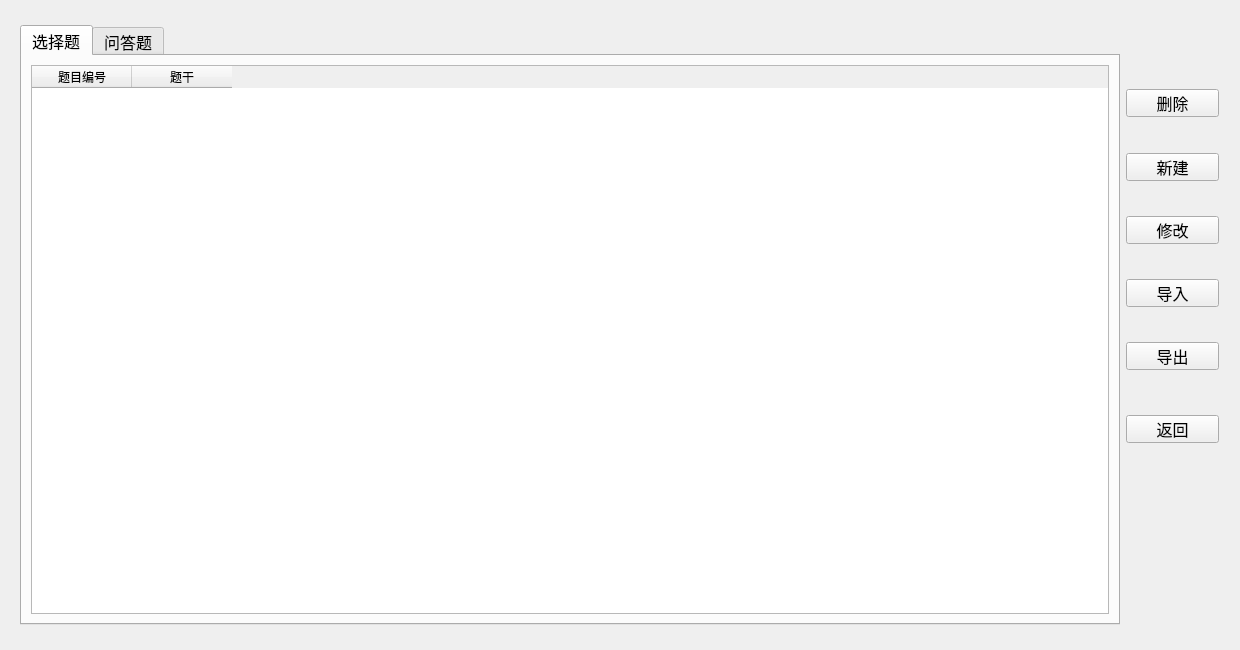
<?xml version="1.0" encoding="UTF-8"?>
<ui version="4.0">
 <class>QuestionsManageUI</class>
 <widget class="QWidget" name="QuestionsManageUI">
  <property name="windowModality">
   <enum>Qt::WindowModal</enum>
  </property>
  <property name="enabled">
   <bool>true</bool>
  </property>
  <property name="geometry">
   <rect>
    <x>0</x>
    <y>0</y>
    <width>1240</width>
    <height>650</height>
   </rect>
  </property>
  <property name="sizePolicy">
   <sizepolicy hsizetype="Preferred" vsizetype="Preferred">
    <horstretch>0</horstretch>
    <verstretch>0</verstretch>
   </sizepolicy>
  </property>
  <property name="minimumSize">
   <size>
    <width>1240</width>
    <height>650</height>
   </size>
  </property>
  <property name="maximumSize">
   <size>
    <width>1240</width>
    <height>650</height>
   </size>
  </property>
  <property name="focusPolicy">
   <enum>Qt::NoFocus</enum>
  </property>
  <property name="windowTitle">
   <string>添加试题界面</string>
  </property>
  <property name="whatsThis">
   <string/>
  </property>
  <property name="layoutDirection">
   <enum>Qt::LeftToRight</enum>
  </property>
  <layout class="QGridLayout" name="gridLayout">
   <item row="0" column="0">
    <layout class="QHBoxLayout" name="horizontalLayout_3">
     <item>
      <widget class="QTabWidget" name="tabWidget_2">
       <property name="sizePolicy">
        <sizepolicy hsizetype="Fixed" vsizetype="Fixed">
         <horstretch>0</horstretch>
         <verstretch>0</verstretch>
        </sizepolicy>
       </property>
       <property name="minimumSize">
        <size>
         <width>1100</width>
         <height>0</height>
        </size>
       </property>
       <property name="maximumSize">
        <size>
         <width>1100</width>
         <height>600</height>
        </size>
       </property>
       <property name="font">
        <font>
         <pointsize>12</pointsize>
        </font>
       </property>
       <property name="currentIndex">
        <number>0</number>
       </property>
       <property name="iconSize">
        <size>
         <width>30</width>
         <height>30</height>
        </size>
       </property>
       <widget class="QWidget" name="tab_3">
        <attribute name="title">
         <string>选择题</string>
        </attribute>
        <layout class="QHBoxLayout" name="horizontalLayout">
         <item>
          <widget class="QTableWidget" name="obTable">
           <property name="maximumSize">
            <size>
             <width>1150</width>
             <height>16777215</height>
            </size>
           </property>
           <property name="verticalScrollBarPolicy">
            <enum>Qt::ScrollBarAsNeeded</enum>
           </property>
           <property name="editTriggers">
            <set>QAbstractItemView::NoEditTriggers</set>
           </property>
           <property name="sortingEnabled">
            <bool>true</bool>
           </property>
           <attribute name="horizontalHeaderCascadingSectionResizes">
            <bool>true</bool>
           </attribute>
           <attribute name="horizontalHeaderDefaultSectionSize">
            <number>100</number>
           </attribute>
           <attribute name="horizontalHeaderMinimumSectionSize">
            <number>20</number>
           </attribute>
           <attribute name="verticalHeaderStretchLastSection">
            <bool>false</bool>
           </attribute>
           <column>
            <property name="text">
             <string>题目编号</string>
            </property>
           </column>
           <column>
            <property name="text">
             <string>题干</string>
            </property>
           </column>
          </widget>
         </item>
        </layout>
       </widget>
       <widget class="QWidget" name="tab_4">
        <attribute name="title">
         <string>问答题</string>
        </attribute>
        <layout class="QHBoxLayout" name="horizontalLayout_2">
         <item>
          <widget class="QTableWidget" name="subTable">
           <property name="editTriggers">
            <set>QAbstractItemView::NoEditTriggers</set>
           </property>
           <property name="sortingEnabled">
            <bool>true</bool>
           </property>
           <column>
            <property name="text">
             <string>题目编号</string>
            </property>
           </column>
           <column>
            <property name="text">
             <string>题干</string>
            </property>
           </column>
          </widget>
         </item>
        </layout>
       </widget>
      </widget>
     </item>
     <item>
      <layout class="QVBoxLayout" name="verticalLayout">
       <item>
        <spacer name="verticalSpacer_3">
         <property name="orientation">
          <enum>Qt::Vertical</enum>
         </property>
         <property name="sizeHint" stdset="0">
          <size>
           <width>20</width>
           <height>40</height>
          </size>
         </property>
        </spacer>
       </item>
       <item>
        <spacer name="verticalSpacer_6">
         <property name="orientation">
          <enum>Qt::Vertical</enum>
         </property>
         <property name="sizeHint" stdset="0">
          <size>
           <width>20</width>
           <height>40</height>
          </size>
         </property>
        </spacer>
       </item>
       <item>
        <widget class="QPushButton" name="Button_delete">
         <property name="sizePolicy">
          <sizepolicy hsizetype="Minimum" vsizetype="Fixed">
           <horstretch>0</horstretch>
           <verstretch>0</verstretch>
          </sizepolicy>
         </property>
         <property name="minimumSize">
          <size>
           <width>93</width>
           <height>28</height>
          </size>
         </property>
         <property name="maximumSize">
          <size>
           <width>93</width>
           <height>28</height>
          </size>
         </property>
         <property name="font">
          <font>
           <family>SimSun-ExtB</family>
           <pointsize>12</pointsize>
           <weight>50</weight>
           <bold>false</bold>
          </font>
         </property>
         <property name="text">
          <string>删除</string>
         </property>
        </widget>
       </item>
       <item>
        <spacer name="verticalSpacer_12">
         <property name="orientation">
          <enum>Qt::Vertical</enum>
         </property>
         <property name="sizeHint" stdset="0">
          <size>
           <width>20</width>
           <height>30</height>
          </size>
         </property>
        </spacer>
       </item>
       <item>
        <widget class="QPushButton" name="Button_new">
         <property name="sizePolicy">
          <sizepolicy hsizetype="Minimum" vsizetype="Fixed">
           <horstretch>0</horstretch>
           <verstretch>0</verstretch>
          </sizepolicy>
         </property>
         <property name="minimumSize">
          <size>
           <width>93</width>
           <height>28</height>
          </size>
         </property>
         <property name="maximumSize">
          <size>
           <width>93</width>
           <height>28</height>
          </size>
         </property>
         <property name="font">
          <font>
           <family>SimSun-ExtB</family>
           <pointsize>12</pointsize>
          </font>
         </property>
         <property name="text">
          <string>新建</string>
         </property>
        </widget>
       </item>
       <item>
        <spacer name="verticalSpacer_7">
         <property name="orientation">
          <enum>Qt::Vertical</enum>
         </property>
         <property name="sizeHint" stdset="0">
          <size>
           <width>20</width>
           <height>30</height>
          </size>
         </property>
        </spacer>
       </item>
       <item>
        <widget class="QPushButton" name="Button_modify">
         <property name="sizePolicy">
          <sizepolicy hsizetype="Minimum" vsizetype="Fixed">
           <horstretch>0</horstretch>
           <verstretch>0</verstretch>
          </sizepolicy>
         </property>
         <property name="minimumSize">
          <size>
           <width>93</width>
           <height>28</height>
          </size>
         </property>
         <property name="maximumSize">
          <size>
           <width>93</width>
           <height>28</height>
          </size>
         </property>
         <property name="font">
          <font>
           <family>SimSun-ExtB</family>
           <pointsize>12</pointsize>
          </font>
         </property>
         <property name="text">
          <string>修改</string>
         </property>
        </widget>
       </item>
       <item>
        <spacer name="verticalSpacer">
         <property name="orientation">
          <enum>Qt::Vertical</enum>
         </property>
         <property name="sizeHint" stdset="0">
          <size>
           <width>20</width>
           <height>30</height>
          </size>
         </property>
        </spacer>
       </item>
       <item>
        <widget class="QPushButton" name="pushButton_import">
         <property name="sizePolicy">
          <sizepolicy hsizetype="Minimum" vsizetype="Fixed">
           <horstretch>0</horstretch>
           <verstretch>0</verstretch>
          </sizepolicy>
         </property>
         <property name="minimumSize">
          <size>
           <width>93</width>
           <height>28</height>
          </size>
         </property>
         <property name="maximumSize">
          <size>
           <width>93</width>
           <height>28</height>
          </size>
         </property>
         <property name="font">
          <font>
           <pointsize>12</pointsize>
          </font>
         </property>
         <property name="text">
          <string>导入</string>
         </property>
        </widget>
       </item>
       <item>
        <spacer name="verticalSpacer_11">
         <property name="orientation">
          <enum>Qt::Vertical</enum>
         </property>
         <property name="sizeHint" stdset="0">
          <size>
           <width>20</width>
           <height>30</height>
          </size>
         </property>
        </spacer>
       </item>
       <item>
        <widget class="QPushButton" name="pushButton_export">
         <property name="sizePolicy">
          <sizepolicy hsizetype="Minimum" vsizetype="Fixed">
           <horstretch>0</horstretch>
           <verstretch>0</verstretch>
          </sizepolicy>
         </property>
         <property name="minimumSize">
          <size>
           <width>93</width>
           <height>28</height>
          </size>
         </property>
         <property name="maximumSize">
          <size>
           <width>93</width>
           <height>28</height>
          </size>
         </property>
         <property name="font">
          <font>
           <pointsize>12</pointsize>
          </font>
         </property>
         <property name="text">
          <string>导出</string>
         </property>
        </widget>
       </item>
       <item>
        <spacer name="verticalSpacer_10">
         <property name="orientation">
          <enum>Qt::Vertical</enum>
         </property>
         <property name="sizeHint" stdset="0">
          <size>
           <width>20</width>
           <height>40</height>
          </size>
         </property>
        </spacer>
       </item>
       <item>
        <widget class="QPushButton" name="pushButton_back">
         <property name="sizePolicy">
          <sizepolicy hsizetype="Minimum" vsizetype="Fixed">
           <horstretch>0</horstretch>
           <verstretch>0</verstretch>
          </sizepolicy>
         </property>
         <property name="minimumSize">
          <size>
           <width>93</width>
           <height>28</height>
          </size>
         </property>
         <property name="maximumSize">
          <size>
           <width>93</width>
           <height>28</height>
          </size>
         </property>
         <property name="font">
          <font>
           <pointsize>12</pointsize>
          </font>
         </property>
         <property name="text">
          <string>返回</string>
         </property>
        </widget>
       </item>
       <item>
        <spacer name="verticalSpacer_2">
         <property name="orientation">
          <enum>Qt::Vertical</enum>
         </property>
         <property name="sizeHint" stdset="0">
          <size>
           <width>20</width>
           <height>40</height>
          </size>
         </property>
        </spacer>
       </item>
       <item>
        <spacer name="verticalSpacer_4">
         <property name="orientation">
          <enum>Qt::Vertical</enum>
         </property>
         <property name="sizeHint" stdset="0">
          <size>
           <width>20</width>
           <height>40</height>
          </size>
         </property>
        </spacer>
       </item>
       <item>
        <spacer name="verticalSpacer_5">
         <property name="orientation">
          <enum>Qt::Vertical</enum>
         </property>
         <property name="sizeHint" stdset="0">
          <size>
           <width>20</width>
           <height>40</height>
          </size>
         </property>
        </spacer>
       </item>
       <item>
        <spacer name="verticalSpacer_8">
         <property name="orientation">
          <enum>Qt::Vertical</enum>
         </property>
         <property name="sizeHint" stdset="0">
          <size>
           <width>20</width>
           <height>40</height>
          </size>
         </property>
        </spacer>
       </item>
       <item>
        <spacer name="verticalSpacer_9">
         <property name="orientation">
          <enum>Qt::Vertical</enum>
         </property>
         <property name="sizeHint" stdset="0">
          <size>
           <width>20</width>
           <height>40</height>
          </size>
         </property>
        </spacer>
       </item>
      </layout>
     </item>
    </layout>
   </item>
  </layout>
 </widget>
 <tabstops>
  <tabstop>subTable</tabstop>
  <tabstop>Button_delete</tabstop>
  <tabstop>obTable</tabstop>
  <tabstop>tabWidget_2</tabstop>
 </tabstops>
 <resources/>
 <connections/>
</ui>
